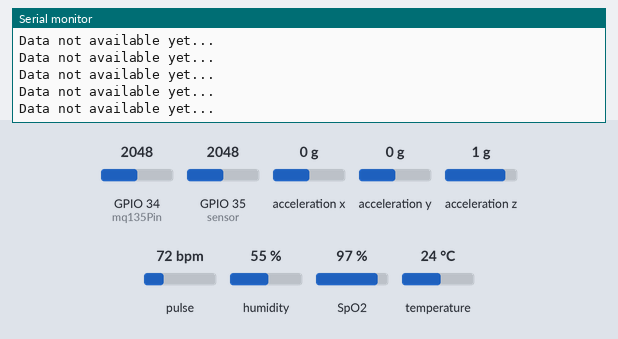
Simulated run of this sketch. Board: ESP32. Shown: the last lines printed to the serial monitor. The test bench sets the inputs (shaded band); at power-on: GPIO 34 (mq135Pin) = 2048, GPIO 35 (sensor) = 2048, acceleration x 0 g, acceleration y 0 g, acceleration z 1 g, pulse 72 bpm, humidity 55 %, SpO2 97 %, temperature 24 °C. WiFi joins after 1.5 s; servers stay silent unless stated; uploads are accepted with an empty reply; the local clock reads 2024-03-15 10:24:30 at power-on unless the sketch sets it.

Above: at 12.8 s.
12.9 s: GPIO 34 (mq135Pin) set to 450
At 15.8 s:
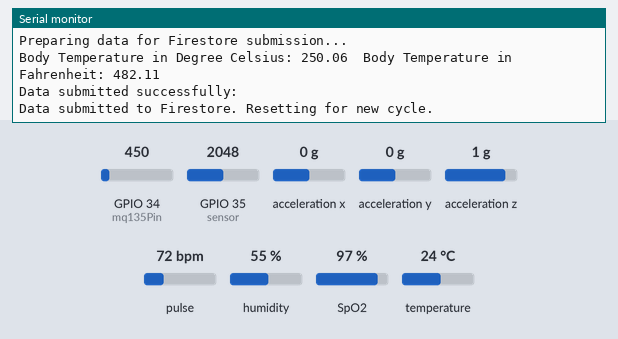
26.9 s: GPIO 34 (mq135Pin) set to 381
At 28.3 s:
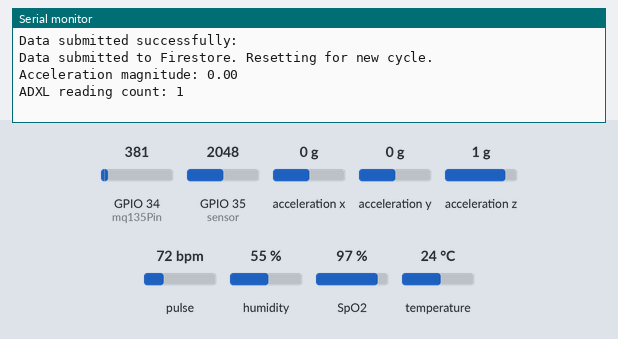
Timing chart, 0 to 29.9 s (numbered marks = the images above; inputs shaded):
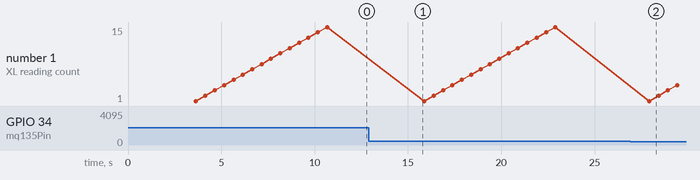

Measured:
- the behaviour switches between 410 and 409 on GPIO 34 (mq135Pin) (found by bisection; images 1 and 2)

The sketch:

fullcodewithfirebase.ino
```cpp
#include <WiFi.h>
#include <HTTPClient.h>
#include <ArduinoJson.h>
#include <Wire.h>
#include <Adafruit_Sensor.h>
#include <Adafruit_ADXL345_U.h>
#include "MAX30105.h"
#include "spo2_algorithm.h"
#include <DFRobot_DHT11.h>

// Wi-Fi credentials
#define WIFI_SSID "asd"
#define WIFI_PASSWORD "mywolf123"

// Firebase credentials
#define FIREBASE_PROJECT_ID "project id"
#define FIREBASE_API_KEY "api key"

// Firestore collection path
String collectionPath = "sensorData";
String firestoreBaseUrl = "https://firestore.googleapis.com/v1/projects/" + String(FIREBASE_PROJECT_ID) + "/databases/(default)/documents/";
const int sensor = 35;  // Use GPIO34 for body temperature sensor
float tempc;  // Variable to store temperature in degree Celsius
float tempf;  // Variable to store temperature in Fahrenheit
float vout;   // Temporary variable to hold sensor reading

// Accelerometer setup
Adafruit_ADXL345_Unified accel = Adafruit_ADXL345_Unified(12345);

// Oximeter setup
MAX30105 particleSensor;
uint32_t irBuffer[100];
uint32_t redBuffer[100];
int32_t bufferLength = 100;
int32_t spo2 = 99;
int8_t validSPO2;
int32_t heartRate;
int8_t validHeartRate;

// DHT11 setup
#define DHT11_PIN 23
DFRobot_DHT11 DHT;

// MQ135 setup
const int mq135Pin = 34;

// Movement and shaking thresholds
const float shakeThreshold = 5.0;
const float movementThreshold = 15.0;

// Time interval for shaking detection
const unsigned long shakeTimeInterval = 1000;
unsigned long lastShakeTime = 0;
int shakeCount = 0;
int adxlReadingsCount = 0;
bool movementDetected = false;

// NTP time settings
const char* ntpServer = "pool.ntp.org";
const long gmtOffset_sec = 0;  // Set as needed
const int daylightOffset_sec = 0;  // No daylight savings offset

// New variable for body temperature
double bodyTemperature = 37;  // Placeholder value for body temperature

void setup() {
    Serial.begin(9600);
    delay(2000);
    Serial.println("Initializing sensors...");
  pinMode(sensor, INPUT);

    // Initialize Wi-Fi
    WiFi.begin(WIFI_SSID, WIFI_PASSWORD);
    Serial.print("Connecting to Wi-Fi");
    while (WiFi.status() != WL_CONNECTED) {
        delay(500);
        Serial.print(".");
    }
    Serial.println("\nConnected to Wi-Fi");

    // Attempt to connect to the NTP server
    configTime(gmtOffset_sec, daylightOffset_sec, ntpServer);
    Serial.print("Connecting to NTP server...");
    for (int i = 0; i < 30; i++) {
        struct tm timeinfo;
        if (getLocalTime(&timeinfo)) {
            Serial.println("Time synchronized with NTP server.");
            break;
        }
        delay(500);
        Serial.print(".");
    }

    Wire.begin();

    // Keep trying to initialize accelerometer until successful
    while (!accel.begin()) {
        Serial.println("No ADXL345 detected, check wiring. Retrying...");
        delay(1000);  // Wait 1 second before retrying
    }
    accel.setRange(ADXL345_RANGE_16_G);
    Serial.println("ADXL345 initialized.");

    // Initialize MAX30105 sensor
    if (!particleSensor.begin(Wire, I2C_SPEED_FAST)) {
        Serial.println("MAX30105 not found. Check wiring.");
        while (1);
    }
    particleSensor.setup(60, 4, 2, 100, 411, 4096);
    Serial.println("MAX30105 initialized.");

    // Initialize DHT11 sensor
    DHT.read(DHT11_PIN);
    Serial.println("DHT11 initialized.");
}


void loop() {
    sensors_event_t event;
    accel.getEvent(&event);

    float accelerationMagnitude = sqrt(pow(event.acceleration.x, 2) + pow(event.acceleration.y, 2));
    Serial.print("Acceleration magnitude: ");
    Serial.println(accelerationMagnitude);

    if (accelerationMagnitude > movementThreshold) {
        movementDetected = true;
        shakeCount = 0;
        lastShakeTime = millis();
        Serial.println("Normal movement detected.");
    } else if (accelerationMagnitude > shakeThreshold) {
        shakeCount++;
        lastShakeTime = millis();
        Serial.print("Shake detected, shake count: ");
        Serial.println(shakeCount);

        if (shakeCount > 5) {
              Serial.println("Continuous shaking detected.");
        }
    }

    adxlReadingsCount++;
    Serial.print("ADXL reading count: ");
    Serial.println(adxlReadingsCount);

    String status = "idle";  // Default status
    if (movementDetected) {
        status = "moving";
    } else if (shakeCount > 5) {
        status = "shaking";
    }

    if (movementDetected || adxlReadingsCount >= 15) {
        if (adxlReadingsCount >= 15 && !movementDetected) {
            Serial.println("No shaking detected after 15 readings. Setting status to idle.");
        }

        int mq135Value = analogRead(mq135Pin);
        int concentrationPercent = map(mq135Value, 0, 4095, 0, 100);
        Serial.print("MQ135 concentration: ");
        Serial.println(concentrationPercent);

        if (waitForFinger()) {
            collectSpO2AndHeartRate();
            Serial.print("SpO2: ");
            Serial.print(spo2);
            Serial.print("%, Heart Rate: ");
            Serial.println(heartRate);
        } else {
            Serial.println("No finger detected. Skipping SpO2 measurement.");
        }

        DHT.read(DHT11_PIN);
        Serial.print("Temperature (DHT11) = ");
        Serial.print(DHT.temperature);
        Serial.print(" *C, Humidity = ");
        Serial.print(DHT.humidity);
        Serial.println(" %");
          vout = analogRead(sensor);  // Reading the value from the sensor
  vout = (vout * 500.0) / 4095.0;  // Scaling for ESP32's 12-bit ADC (0-4095)
  tempc = vout;  // Store value in Degree Celsius
  tempf = (vout * 1.8) + 32;  // Convert to Fahrenheit

  Serial.print("Body Temperature in Degree Celsius: ");
  Serial.print(tempc);
  Serial.print("\tBody Temperature in Fahrenheit: ");
  Serial.println(tempf);


        submitToFirestore(status, concentrationPercent); // Pass the concentration percent to Firestore

        adxlReadingsCount = 0;
        movementDetected = false;
        shakeCount = 0;
        Serial.println("Data submitted to Firestore. Resetting for new cycle.");
    }

    if (millis() - lastShakeTime >= shakeTimeInterval) {
        shakeCount = 0;
    }

    delay(500);
}

// Submit data to Firestore
void submitToFirestore(String status, int concentrationPercent) {
    Serial.println("Preparing data for Firestore submission...");
  vout = analogRead(sensor);  // Reading the value from the sensor
  vout = (vout * 500.0) / 4095.0;  // Scaling for ESP32's 12-bit ADC (0-4095)
  tempc = vout;  // Store value in Degree Celsius
  tempf = (vout * 1.8) + 32;  // Convert to Fahrenheit

  Serial.print("Body Temperature in Degree Celsius: ");
  Serial.print(tempc);
  Serial.print("\tBody Temperature in Fahrenheit: ");
  Serial.println(tempf);

    String timestamp = getTimestamp();
    String url = firestoreBaseUrl + collectionPath + "/" + timestamp + "?key=" + FIREBASE_API_KEY;

    DynamicJsonDocument doc(1024);
    doc["fields"]["status"]["stringValue"] = status;
    doc["fields"]["SpO2"]["integerValue"] = spo2;
    doc["fields"]["heartRate"]["integerValue"] = heartRate;
    doc["fields"]["temperature"]["doubleValue"] = DHT.temperature;  // Existing temperature
    doc["fields"]["bodyTemperature"]["doubleValue"] = tempc; // Include new body temperature variable
    doc["fields"]["humidity"]["doubleValue"] = DHT.humidity;
    doc["fields"]["MQ135"]["integerValue"] = concentrationPercent; // Use the mapped concentration percent
    doc["fields"]["timestamp"]["stringValue"] = timestamp; // Set the timestamp as a field

    String jsonPayload;
    serializeJson(doc, jsonPayload);

    HTTPClient http;
    http.begin(url);
    http.addHeader("Content-Type", "application/json");

    int httpResponseCode = http.PATCH(jsonPayload);
    if (httpResponseCode > 0) {
        Serial.println("Data submitted successfully: " + http.getString());
    } else {
        Serial.print("Error submitting data: ");
        Serial.println(http.errorToString(httpResponseCode));
    }
    http.end();
}

// Wait for a finger to be detected
bool waitForFinger() {
    Serial.println("Waiting for finger to be placed on oximeter...");
    unsigned long startTime = millis();
    while (millis() - startTime < 5000) {
        particleSensor.check();
        if (particleSensor.available()) {
            if (particleSensor.getIR() > 25000) {
                Serial.println("Finger detected on oximeter.");
                return true;
            }
            particleSensor.nextSample();
        }
        delay(100);
    }
    Serial.println("No finger detected after timeout.");
    return false;
}

// Collect SpO2 and heart rate
void collectSpO2AndHeartRate() {
    Serial.println("Collecting SpO2 and heart rate data...");
    unsigned long startTime = millis(); // Track start time for timeout
    const unsigned long timeoutDuration = 5000; // 5 seconds timeout duration

    for (byte i = 0; i < bufferLength; i++) {
        while (!particleSensor.available()) {
            particleSensor.check();
            Serial.println("Data not available yet...");

            // Check for timeout
            if (millis() - startTime > timeoutDuration) {
                Serial.println("Timeout: Sensor data not available.");
                return; // Exit the function if sensor data is not available within the timeout period
            }
        }

        // Reset the timeout for the next sample
        startTime = millis();

        // Get the sample data once available
        redBuffer[i] = particleSensor.getRed();
        irBuffer[i] = particleSensor.getIR();
        particleSensor.nextSample();
    }

    maxim_heart_rate_and_oxygen_saturation(irBuffer, bufferLength, redBuffer, &spo2, &validSPO2, &heartRate, &validHeartRate);
    Serial.println("SpO2 and heart rate data collected.");
}


// Get timestamp as a string
String getTimestamp() {
    struct tm timeinfo;
    if (!getLocalTime(&timeinfo)) {
        return "unknown";
    }
    char timeString[30];
    strftime(timeString, sizeof(timeString), "%Y-%m-%d-%H-%M-%S", &timeinfo);
    return String(timeString);
}
```
